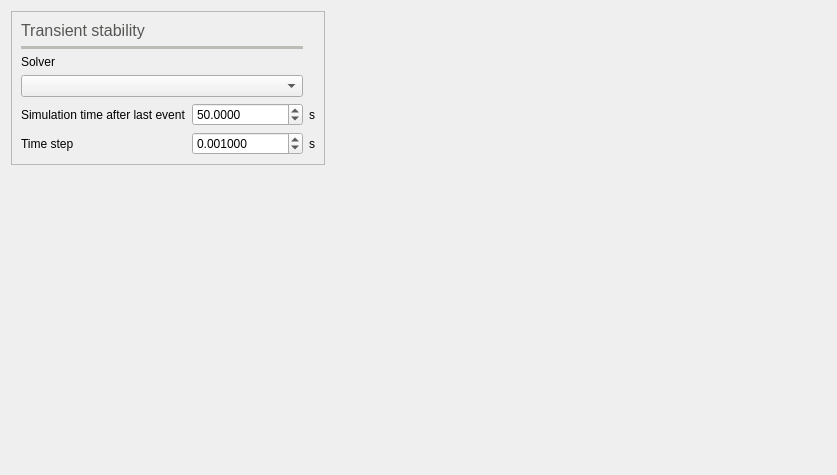
          <widget class="QWidget" name="tab_10">
           <attribute name="icon">
            <iconset resource="icons.qrc">
             <normaloff>:/Icons/white_icons/dyn.svg</normaloff>:/Icons/white_icons/dyn.svg</iconset>
           </attribute>
           <attribute name="title">
            <string>Transient</string>
           </attribute>
           <layout class="QGridLayout" name="gridLayout_16">
            <item row="0" column="0">
             <widget class="QFrame" name="frame_17">
              <property name="frameShape">
               <enum>QFrame::StyledPanel</enum>
              </property>
              <property name="frameShadow">
               <enum>QFrame::Raised</enum>
              </property>
              <layout class="QGridLayout" name="gridLayout_15">
               <item row="7" column="2">
                <widget class="QLabel" name="label_50">
                 <property name="text">
                  <string>s</string>
                 </property>
                </widget>
               </item>
               <item row="6" column="0">
                <widget class="QLabel" name="label_40">
                 <property name="text">
                  <string>Simulation time after last event</string>
                 </property>
                </widget>
               </item>
               <item row="6" column="1">
                <widget class="QDoubleSpinBox" name="transient_time_span_doubleSpinBox">
                 <property name="decimals">
                  <number>4</number>
                 </property>
                 <property name="maximum">
                  <double>99990000.000000000000000</double>
                 </property>
                 <property name="singleStep">
                  <double>0.010000000000000</double>
                 </property>
                 <property name="value">
                  <double>50.000000000000000</double>
                 </property>
                </widget>
               </item>
               <item row="7" column="1">
                <widget class="QDoubleSpinBox" name="transient_time_step_doubleSpinBox">
                 <property name="decimals">
                  <number>6</number>
                 </property>
                 <property name="maximum">
                  <double>99990000.000000000000000</double>
                 </property>
                 <property name="singleStep">
                  <double>0.001000000000000</double>
                 </property>
                 <property name="value">
                  <double>0.001000000000000</double>
                 </property>
                </widget>
               </item>
               <item row="7" column="0">
                <widget class="QLabel" name="label_38">
                 <property name="text">
                  <string>Time step</string>
                 </property>
                </widget>
               </item>
               <item row="0" column="0" colspan="2">
                <widget class="QLabel" name="label_48">
                 <property name="palette">
                  <palette>
                   <active>
                    <colorrole role="WindowText">
                     <brush brushstyle="SolidPattern">
                      <color alpha="255">
                       <red>85</red>
                       <green>87</green>
                       <blue>83</blue>
                      </color>
                     </brush>
                    </colorrole>
                   </active>
                   <inactive>
                    <colorrole role="WindowText">
                     <brush brushstyle="SolidPattern">
                      <color alpha="255">
                       <red>85</red>
                       <green>87</green>
                       <blue>83</blue>
                      </color>
                     </brush>
                    </colorrole>
                   </inactive>
                   <disabled>
                    <colorrole role="WindowText">
                     <brush brushstyle="SolidPattern">
                      <color alpha="255">
                       <red>190</red>
                       <green>190</green>
                       <blue>190</blue>
                      </color>
                     </brush>
                    </colorrole>
                   </disabled>
                  </palette>
                 </property>
                 <property name="font">
                  <font>
                   <pointsize>12</pointsize>
                  </font>
                 </property>
                 <property name="text">
                  <string>Transient stability</string>
                 </property>
                </widget>
               </item>
               <item row="1" column="0" colspan="2">
                <widget class="Line" name="line_18">
                 <property name="palette">
                  <palette>
                   <active>
                    <colorrole role="WindowText">
                     <brush brushstyle="SolidPattern">
                      <color alpha="255">
                       <red>186</red>
                       <green>189</green>
                       <blue>182</blue>
                      </color>
                     </brush>
                    </colorrole>
                   </active>
                   <inactive>
                    <colorrole role="WindowText">
                     <brush brushstyle="SolidPattern">
                      <color alpha="255">
                       <red>186</red>
                       <green>189</green>
                       <blue>182</blue>
                      </color>
                     </brush>
                    </colorrole>
                   </inactive>
                   <disabled>
                    <colorrole role="WindowText">
                     <brush brushstyle="SolidPattern">
                      <color alpha="255">
                       <red>190</red>
                       <green>190</green>
                       <blue>190</blue>
                      </color>
                     </brush>
                    </colorrole>
                   </disabled>
                  </palette>
                 </property>
                 <property name="frameShadow">
                  <enum>QFrame::Plain</enum>
                 </property>
                 <property name="lineWidth">
                  <number>4</number>
                 </property>
                 <property name="orientation">
                  <enum>Qt::Horizontal</enum>
                 </property>
                </widget>
               </item>
               <item row="6" column="2">
                <widget class="QLabel" name="label_49">
                 <property name="text">
                  <string>s</string>
                 </property>
                </widget>
               </item>
               <item row="4" column="0" colspan="2">
                <widget class="QComboBox" name="transient_solver_comboBox"/>
               </item>
               <item row="3" column="0">
                <widget class="QLabel" name="label_56">
                 <property name="text">
                  <string>Solver</string>
                 </property>
                </widget>
               </item>
              </layout>
             </widget>
            </item>
            <item row="0" column="1">
             <spacer name="horizontalSpacer_14">
              <property name="orientation">
               <enum>Qt::Horizontal</enum>
              </property>
              <property name="sizeHint" stdset="0">
               <size>
                <width>501</width>
                <height>20</height>
               </size>
              </property>
             </spacer>
            </item>
            <item row="1" column="0">
             <spacer name="verticalSpacer_12">
              <property name="orientation">
               <enum>Qt::Vertical</enum>
              </property>
              <property name="sizeHint" stdset="0">
               <size>
                <width>20</width>
                <height>299</height>
               </size>
              </property>
             </spacer>
            </item>
           </layout>
          </widget>
